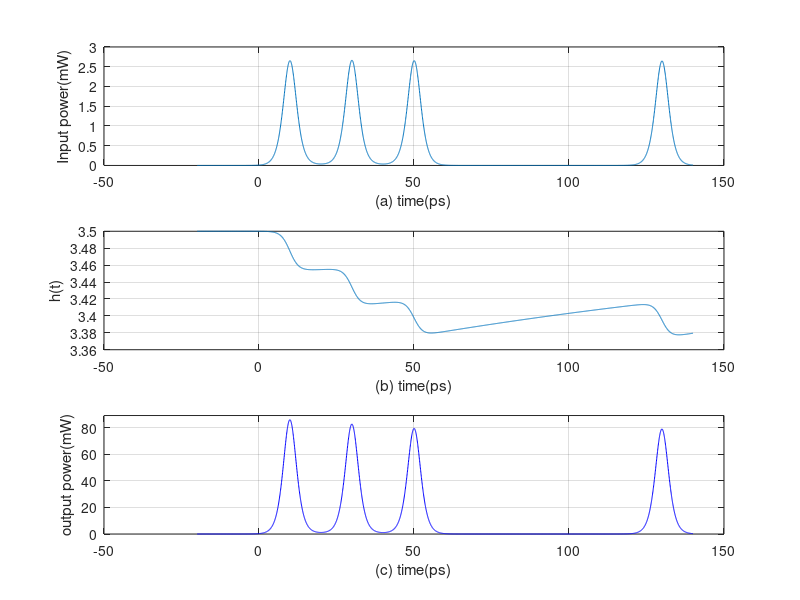
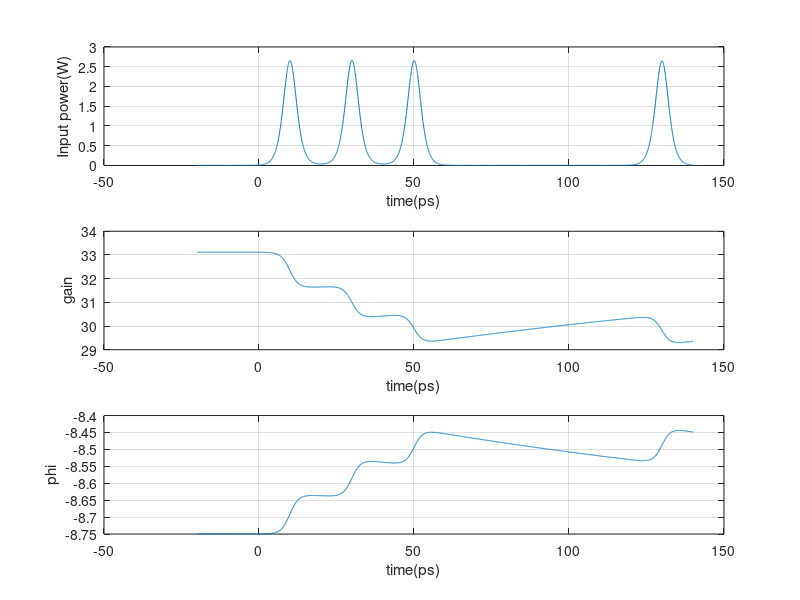
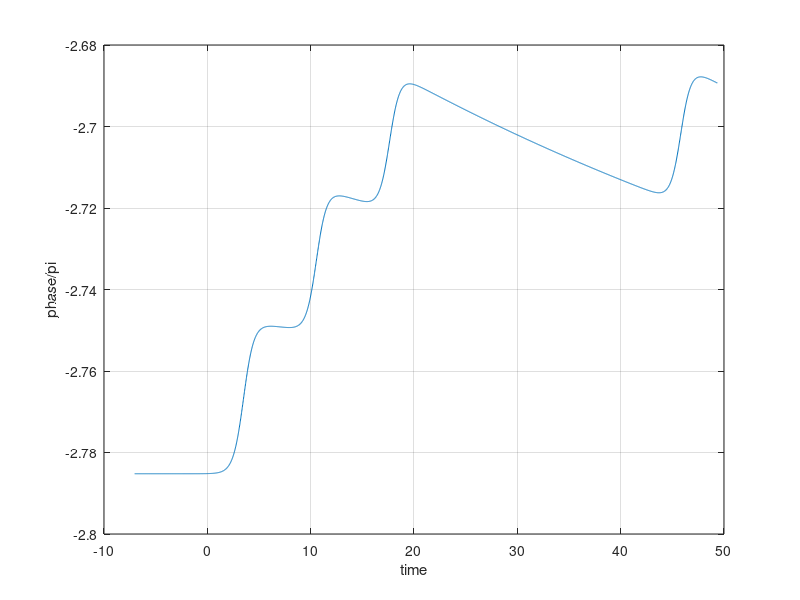

Reproduce these figures in MATLAB, in order. (Note: this script raises an error after producing the figures.)
%%% In The Name of Allah
%fourth order Runge-kutta finite difference solution for SOA  
clc;
clear all;
close all;
t0 =0.05e-12;      % initial time (starting time)
H0 =0;             % initial condition (H(t0))
h =0.05e-12;       %simulation steps
tp=5e-12;          %FWHM
tau0=tp/1.7627;
tauc=200e-12;       %carrier recovery time
alfa=5;            %linewidth enhancement factor
esat=10e-12;   
ein=15e-15;         %input energy
L=6.38336677e-3;   %length of SOA
g0=1096.6/2;         %linear gain(1/m)
h0=g0*L;              %unsaturated gain
tend=40;
%%%%%%%%%%%%%%%%%%%%%%%%%%%%%%%%%%%%%%%
Hr(1) = h0;
tr(1) = t0;
iter=3200;         %iteration
for n = 1:iter;
t = tr(n);
H = Hr(n);         % %total integrated gain factor of SOA
t=t-tend*1e-12/2;                 
tparam=t./tau0;
tparam1=(t+(h/2))./tau0;
tparam2=(t+h)./tau0;
 
Pin=sqrt(ein/(2*tau0))*(sech(-tparam+3.52))+sqrt(ein/(2*tau0))*(sech(-tparam+10.57))+sqrt(ein/(2*tau0))*(sech(-tparam+17.65))+sqrt(ein/(2*tau0))*(sech(-tparam+45.83));
Pin2=sqrt(ein/(2*tau0))*(sech(-tparam1+3.52))+sqrt(ein/(2*tau0))*(sech(-tparam1+10.57))+sqrt(ein/(2*tau0))*(sech(-tparam1+17.65))+sqrt(ein/(2*tau0))*(sech(-tparam1+45.83));
Pin3=sqrt(ein/(2*tau0))*(sech(-tparam2+3.52))+sqrt(ein/(2*tau0))*(sech(-tparam2+10.57))+sqrt(ein/(2*tau0))*(sech(-tparam2+17.65))+sqrt(ein/(2*tau0))*(sech(-tparam2+45.83));
 
k1 =(h0-H)/tauc-(abs(Pin).^2).*(exp(H)-1)/esat;
k2 = (h0-(H+0.5*h*k1))/tauc-(abs(Pin2).^2).*(exp(H+0.5*h*k1)-1)/esat;
k3 = (h0-(H+0.5*h*k2))/tauc-(abs(Pin2).^2).*(exp(H+0.5*h*k2)-1)/esat;
k4 = (h0-(H+h*k3))/tauc-(abs(Pin3).^2).*(exp(H+h*k3)-1)/esat;
Hr(n+1) = Hr(n) + (h/6)*(k1 + 2*k2 + 2*k3 + k4);
tr(n+1) = tr(n) + h;
 
pin(n)=Pin;
tf(n)=t;
end
%%%%%%%%%%%%%%%%%%%%%%%%%%%%%%%%%%%%%%%%%%%%%%%%%%%%%%%%%%%%%%%%%%%%%%
gain=exp(Hr);           %gain of SOA
phi=-0.5*alfa*Hr;       %phase difference os SOA
 
Pout=(abs(pin).^2).*gain(1:n);      %output power of SOA
%%%%%%%%%%%%%%%%%%%%%%%%%%%
figure(1)
subplot(3,1,1)
plot(tf/1e-12,(abs(pin).^2)*1000),grid
ylabel('Input power(mW)')
xlabel('(a) time(ps)')
ylim([0 3])
subplot(3,1,2)
plot(tf/1e-12,Hr(1:n)),grid
ylabel('h(t)')
xlabel('(b) time(ps)')
%ylim([4 7])
subplot(3,1,3)
plot(tf/1e-12,(Pout*1000),'b'),grid
ylabel('output power(mW)')
xlabel('(c) time(ps)')
ylim([0 89])
figure(2)
subplot(3,1,1)
plot(tf/1e-12,(abs(pin).^2)*1000),grid
ylabel('Input power(W)')
xlabel('time(ps)')
subplot(3,1,2)
plot(tf/1e-12,gain(1:n)),grid
ylabel('gain')
xlabel('time(ps)')
subplot(3,1,3)
plot(tf/1e-12,phi(1:n)),grid
ylabel('phi')
xlabel('time(ps)')

figure(3)
plot(tf/tau0,phi(1:n)/pi),grid
ylabel('phase/pi')
xlabel('time')
% Create an eye diagram scope object
h = commscope.eyediagram('PlotType', '2D Line', ...
                         'NumberOfStoredTraces', 100);
                    
update(h,Pout);
plot(h)
eyescope
 
 
 
